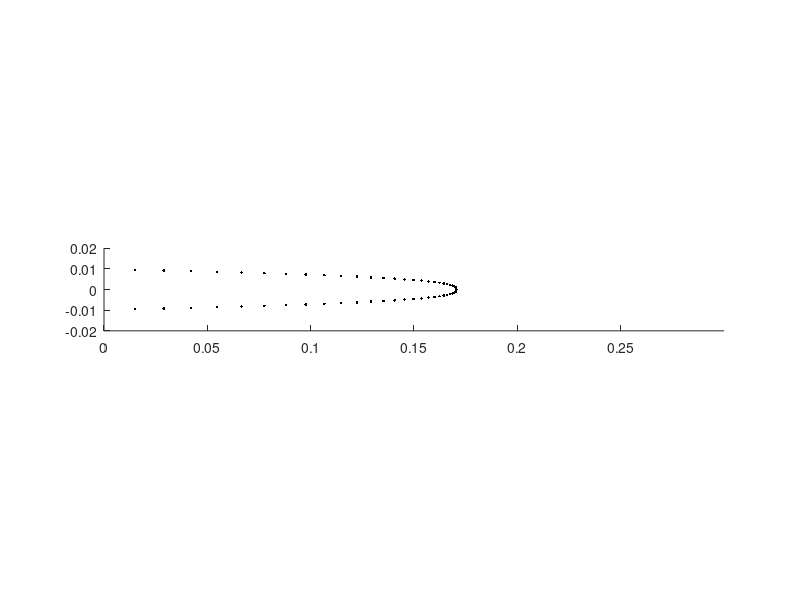

Reproduce this figure in MATLAB.
% Link to paper describing math: https://drive.google.com/file/d/1AJ7yp8tUqKM4d6FwEOTUtba8EjQ4SX4G/view

% Fargie, D. and Martin, B. (1971). Developing laminar flow in a pipe of 
% circular cross-section. Proceedings of the Royal Society of London. A. 
% Mathematical and Physical Sciences, 321(1547), pp.461-476.


% ************************************************************* %

% Press "Run" to see animation
% Change m, n, t_step, or t_end however you like

% ************************************************************* %

%% Set up simulation variables. Calculate matrix of positions and velocity 'u'
clear 

m = 30; % number of discrete radial steps
n = 100; % number of axial solutions
t_step = .1; % Define length of time between calculated shapes
t_end = .8; % Define duration of simulation

% alpha is the dimensionless radius of the inviscid core of flow
% alpha = 1 upon entry into tube and approaches 0 as it travels through
alpha_range = linspace(0.015, 1, n);

% The X vector will store the positions of the fastest moving part of the
% flow
X = zeros(n, 1)';

% The u matrix will store the velocity of m steps along the radius at n
% steps along the length of the tube
u = zeros(m, n);

% This equation is modified from equation 21 in Fargie (excludes reynolds number and
% diameter). x is a stand-in for alpha, and this equation relates alpha to
% distance along the tube.
fun = @(x) 0.25 * ((1-x).*(6+x).*(1+4.*x+9.*x.^2+4.*x.^3))./(5.*x.*(3+2.*x).*(3+2.*x+x.^2).^2);

% Initialize constants for smoke flow - these are estimated from our
% experimental setup
rho = 1.1644; % kg/m3
d = .019; % diameter m
v_0 = 0.15; % velocity m/s
mu = .0000186; % viscocity Pa-s
re = rho*v_0*d/mu; % Reynolds number 

% Establish counters to be used in for loop
rads = linspace(0, d/2, m);
n_counter = 1;


for n = alpha_range
% Find the position corresponding with each value of alpha - store in X
    q = integral(fun,n,1);
    X(n_counter) = q * re * d;

% phi is the unitless velocity of the fastest moving part of the flow at a
% certain value of alpha - equation 10 in Fargie
    phi = 6 / (3 + 2*n + n^2);
    
% Get u matrix
    m_counter = 1;
    for r = rads

% Here, alpha works to bound AND define the velocity profile. Scale by
% initial velocity to add units. See equation 9 in Fargie
        if (r/(d/2) >= 0 && r/(d/2) <= n)
            u(m_counter, n_counter) = phi * v_0;
        elseif (r/(d/2) > n && r/(d/2) <= 1)
            u(m_counter, n_counter) = phi*(1-((r/(d/2) - n)/(1- n))^2) * v_0;
        end
        m_counter = m_counter + 1;        
    end
    n_counter = n_counter + 1;
end

%% Calculate positions across time steps

t_num = floor(t_end / t_step); % Calculate number of time steps

% Start time one step after 0
time = t_step;

% Position matrix - columns contain position down the length of the tube
% across a range of radii. Each column represents a different time step.
% First row is at r=0 and is the fastest part of the flow. First column is
% always zero and doesn't contribute to calculations, so matrix includes
% one extra column.
p = zeros(m, t_num + 1);

% use this to check where we are in p
% Start at 2 to skip first
counter = 2; 

while time < t_end
    
% p(1, counter-1) is the furthest along point. This determines which
% velocities to use
    dist = abs(X - p(1, counter-1)); 
    minDist = min(dist);
    n_x = find(dist == minDist);

% Get velocity for every radial position corresponding to the current
% position. Use it to calculate change in position at this step.
    speeds = u(:, n_x);
    xdiff = t_step * speeds;
    
% Define current positions using previous positions and xdiff
    p(:,counter) = p(:, counter-1) + xdiff;

    counter = counter + 1;
    time = time + t_step;
end



%% Animate shape
% This can take a while to run depending on the size of p

for num = 1:size(p,2)-1
    clf;
    sample = p(:, num);

    for el = 1:length(rads)
        hold on
        axis([0 .3 -.02 .02])
        axis equal
        plot(sample(el), rads(el), 'k.')
        plot(sample(el), -rads(el), 'k.')
    end
    pause(.01)
end


%% Plot velocity profile at a single position 
target_x = .15;

% These next lines make the plot- uncomment them to see it

% figure
% axis equal
% axis([0 0.05 -d/2 d/2])
% pluto(target_x, X, u, rads)

% Visualize velocity field
function pluto (target, X, u, rads)
% target is the position at which you want to plot velocity
% X is the vector containing every position with a solution
% u is a matrix containing a column of velocities at every position
% rads is a vector with every radial position to plot

% Find the index in X of the position closest to the one you want to
% investigate
    dist = abs(X - target);
    minDist = min(dist);
    n_x = find(dist == minDist);


    x_position = X(n_x); 
    speeds = u(:, n_x);
    
    
    hold on
    for index = 1:length(speeds)
        vector = speeds(index)*x_position;
        y = rads(index);
%         quiver(nearest, y, vector, 0, 'AutoScale', 'off', 'MaxHeadSize', 0)
%         quiver(nearest, -y, vector, 0, 'AutoScale', 'off', 'MaxHeadSize', 0)
        quiver(0, y, vector, 0, 'AutoScale', 'off', 'MaxHeadSize', 0)
        quiver(0, -y, vector, 0, 'AutoScale', 'off', 'MaxHeadSize', 0)

    end
    
    
end